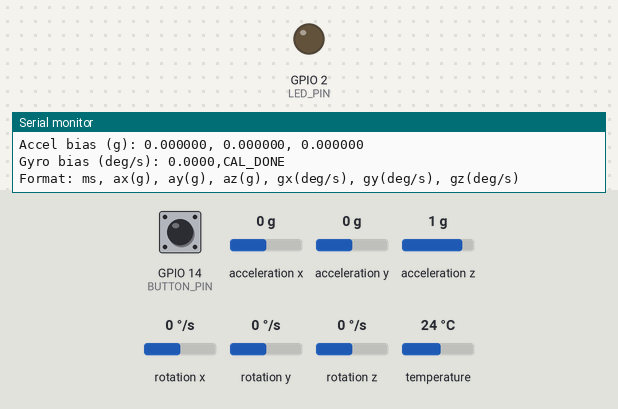
Bench run of a sketch on a simulated ESP32. On the bench: output pins drawn as LEDs (lit = HIGH), the last lines printed to the serial monitor. The inputs (shaded band) are chosen by the test bench; at power-on: GPIO 14 (BUTTON_PIN) HIGH, acceleration x 0 g, acceleration y 0 g, acceleration z 1 g, rotation x 0 °/s, rotation y 0 °/s, rotation z 0 °/s, temperature 24 °C.

Above: at 2.5 s.
2.6 s: GPIO 14 (BUTTON_PIN) pulled LOW for 0.15 s
At 2.67 s:
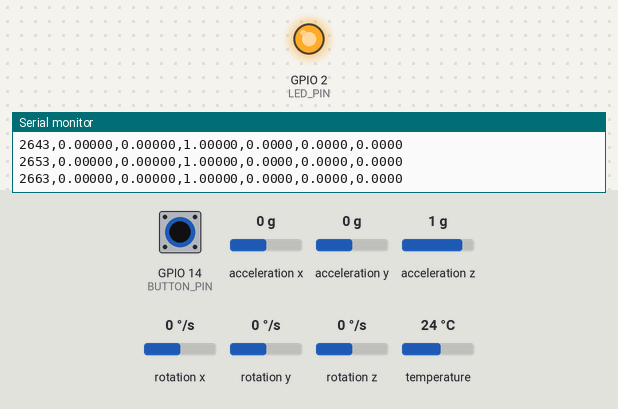
4.2 s: GPIO 14 (BUTTON_PIN) pulled LOW for 3.2 s
At 7.9 s:
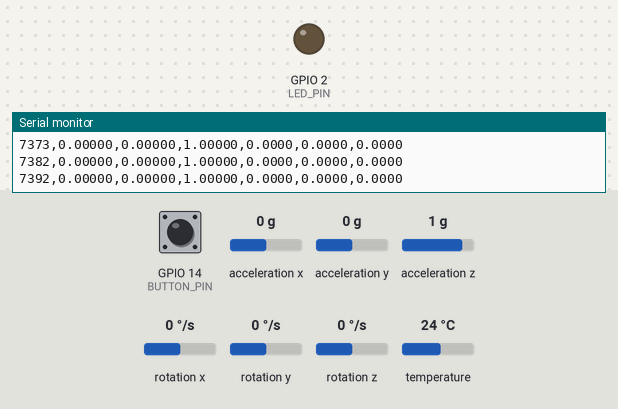
Timing chart, 0 to 9.4 s (numbered marks = the images above; inputs shaded):
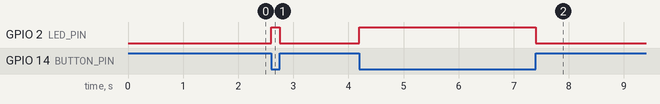

The sketch:

sketch_sep28a.ino
```cpp
/*
  ESP32 + MPU6050 streaming while button pressed
  - Uses Adafruit_MPU6050 library
  - Streams CSV: ms_since_start, ax, ay, az, gx, gy, gz
  - Button active LOW (INPUT_PULLUP). Press = stream.
  - Simple startup calibration (1 second) to compute biases.
*/

#include <Wire.h>
#include <Adafruit_MPU6050.h>
#include <Adafruit_Sensor.h>

Adafruit_MPU6050 mpu;

// --- User config ---
const int SDA_PIN = 21;               // ESP32 SDA
const int SCL_PIN = 22;               // ESP32 SCL
const int BUTTON_PIN = 14;              // Button pin (to GND). Active LOW
const int LED_PIN = 2;                // status LED (optional)
const float SAMPLE_RATE_HZ = 100.0;   // sampling rate
const unsigned long CALIB_MS = 1000;  // calibration duration
// --------------------

volatile bool streaming = false;

float accelBias[3] = { 0, 0, 0 };
float gyroBias[3] = { 0, 0, 0 };

void setup() {
  Serial.begin(115200);
  delay(100);

  pinMode(BUTTON_PIN, INPUT_PULLUP);
  pinMode(LED_PIN, OUTPUT);
  digitalWrite(LED_PIN, LOW);

  // Initialize I2C explicitly (ESP32 requirement for custom pins)
  Wire.begin(SDA_PIN, SCL_PIN);

  if (!mpu.begin()) {
    Serial.println("MPU6050 not found. Check wiring.");
    while (1) {
      digitalWrite(LED_PIN, millis() % 500 < 250);  // blink fast error
      delay(10);
    }
  }

  // Configure sensor settings - tune if desired
  mpu.setAccelerometerRange(MPU6050_RANGE_4_G);  // ±4g
  mpu.setGyroRange(MPU6050_RANGE_500_DEG);       // ±500 °/s
  mpu.setFilterBandwidth(MPU6050_BAND_21_HZ);    // low-pass to reduce noise

  Serial.println("MPU6050 found and configured.");
  Serial.print("Calibrating for ");
  Serial.print(CALIB_MS);
  Serial.println(" ms. Keep sensor still...");

  calibrateSensors();

  Serial.println("CAL_DONE");
  Serial.println("Format: ms, ax(g), ay(g), az(g), gx(deg/s), gy(deg/s), gz(deg/s)");
  delay(200);
}

void loop() {
  static unsigned long lastMicros = 0;
  const unsigned long samplePeriodUs = (unsigned long)(1e6 / SAMPLE_RATE_HZ);

  // Debounced button read (simple)
  bool btnPressed = (digitalRead(BUTTON_PIN) == LOW);  // active LOW
  streaming = btnPressed;

  digitalWrite(LED_PIN, streaming ? HIGH : LOW);

  unsigned long now = micros();
  if (now - lastMicros >= samplePeriodUs) {
    lastMicros += samplePeriodUs;  // keep phase (better than setting to now)
    sensors_event_t a, g, temp;
    mpu.getEvent(&a, &g, &temp);

    // a.acceleration is m/s^2; convert to g for compactness (optional)
    float ax_g = a.acceleration.x / 9.80665f - accelBias[0];
    float ay_g = a.acceleration.y / 9.80665f - accelBias[1];
    float az_g = a.acceleration.z / 9.80665f - accelBias[2];

    // g.gyro is in rad/s in some Adafruit versions; convert carefully:
    // Adafruit_MPU6050 returns gyro in rad/s in sensors_event_t.gyro (per docs).
    // Convert to deg/s:
    float gx_dps = g.gyro.x * 57.295779513f - gyroBias[0];
    float gy_dps = g.gyro.y * 57.295779513f - gyroBias[1];
    float gz_dps = g.gyro.z * 57.295779513f - gyroBias[2];

    // Only stream when button pressed
    if (streaming) {
      unsigned long ms = millis();
      // CSV line:
      Serial.print(ms);
      Serial.print(',');
      Serial.print(ax_g, 5);
      Serial.print(',');
      Serial.print(ay_g, 5);
      Serial.print(',');
      Serial.print(az_g, 5);
      Serial.print(',');
      Serial.print(gx_dps, 4);
      Serial.print(',');
      Serial.print(gy_dps, 4);
      Serial.print(',');
      Serial.print(gz_dps, 4);
      Serial.println();
    }
  } else {
    // small yield to allow background tasks
    // do not delay large amounts as it will affect sampling timing
    yield();
  }
}

// -------------------------------------------------
// Simple bias calibration: average sensor while still
// -------------------------------------------------
void calibrateSensors() {
  unsigned long start = millis();
  unsigned long end = start + CALIB_MS;
  const int maxSamples = 2000;
  int cnt = 0;
  double ax_sum = 0, ay_sum = 0, az_sum = 0;
  double gx_sum = 0, gy_sum = 0, gz_sum = 0;

  while (millis() < end && cnt < maxSamples) {
    sensors_event_t a, g, temp;
    mpu.getEvent(&a, &g, &temp);
    ax_sum += a.acceleration.x / 9.80665f;
    ay_sum += a.acceleration.y / 9.80665f;
    az_sum += a.acceleration.z / 9.80665f;
    gx_sum += g.gyro.x * 57.295779513f;
    gy_sum += g.gyro.y * 57.295779513f;
    gz_sum += g.gyro.z * 57.295779513f;
    cnt++;
    delay(5);  // ~200 Hz sampling during calibration (fine)
  }
  if (cnt == 0) cnt = 1;
  accelBias[0] = (float)(ax_sum / cnt);
  accelBias[1] = (float)(ay_sum / cnt);
  accelBias[2] = (float)(az_sum / cnt) - 1.0f;  // remove gravity effect on Z (assuming Z up)
  gyroBias[0] = (float)(gx_sum / cnt);
  gyroBias[1] = (float)(gy_sum / cnt);
  gyroBias[2] = (float)(gz_sum / cnt);

  Serial.print("Calib samples: ");
  Serial.println(cnt);
  Serial.print("Accel bias (g): ");
  Serial.print(accelBias[0], 6);
  Serial.print(", ");
  Serial.print(accelBias[1], 6);
  Serial.print(", ");
  Serial.println(accelBias[2], 6);
  Serial.print("Gyro bias (deg/s): ");
  Serial.print(gyroBias[0], 4); Serial.print(",");
}
```

Measured:
- after the input at 2.6 s, GPIO 2 (LED_PIN): LOW → HIGH at once, → LOW 0.15 s later
- after the input at 4.2 s, GPIO 2 (LED_PIN): LOW → HIGH at once, → LOW 3.2 s later
